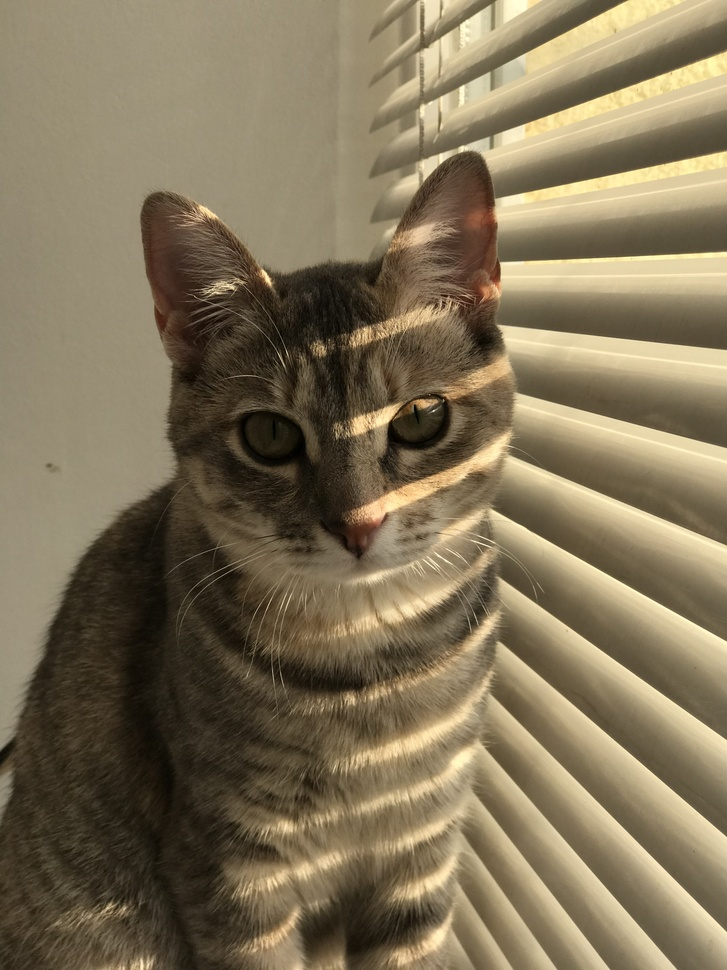
#> input picture lesson59/lyusya2.jpg, 727 x 970 px, shrunk from 3024 x 4032 before the run
$ jupyter execute task59.ipynb   (older library calls are emulated)
#> lines starting #> are read from the running program, lines starting #| are printed output that depends on the picture
[cell 1]
from PIL import Image, ImageEnhance
import numpy as np
import cv2
import matplotlib.pyplot as plt
import matplotlib.colors as clr

# Реалізуйте функцію для зчитування зображення з файлу та його відображення за допомогою бібліотеки OpenCV.

[cell 2]
def read(img):
#> called with img = 'lyusya2.jpg'
    img = cv2.imread(img)
#> img is the input picture: shape (970, 727, 3); mean B, G, R 88.6, 115.3, 128.7
    img_RGB = cv2.cvtColor(img, cv2.COLOR_BGR2RGB)
    plt.imshow(img_RGB)
    plt.axis('off')
    plt.show()
    return img_RGB

[cell 3]
image = read("lyusya2.jpg")

# Реалізуйте фільтр Собеля для зображення та відобразіть його результат.

[cell 4]
image0 = cv2.imread('lyusya2.jpg')

gray = cv2.cvtColor(image0, cv2.COLOR_RGB2GRAY)
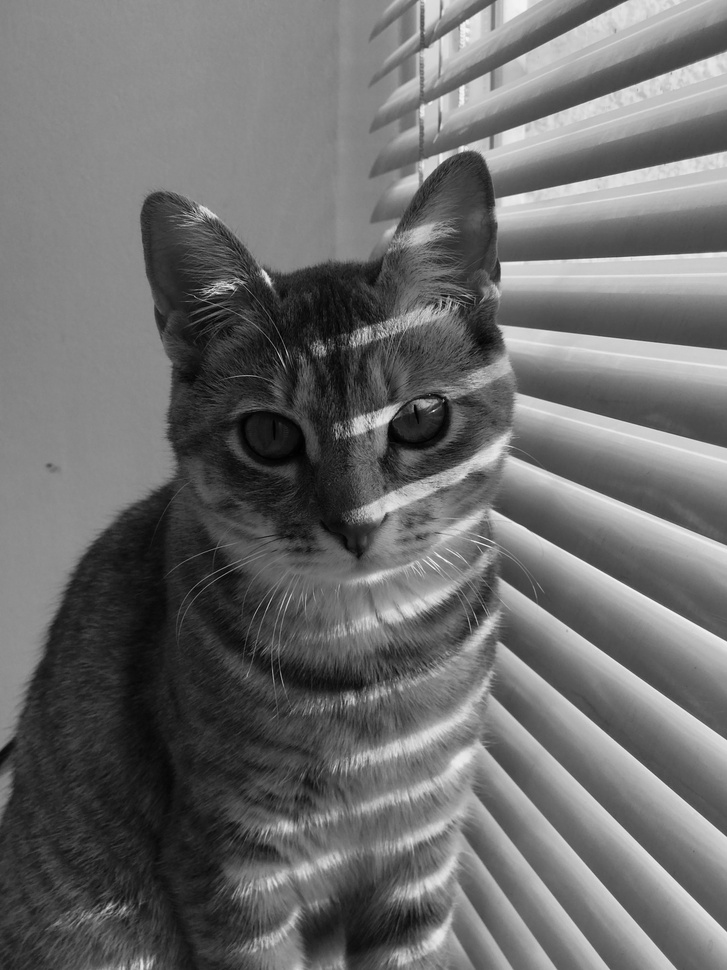
#> gray: shape (970, 727); min 0, max 244, mean 108.9

ddept=cv2.CV_16S

x = cv2.Sobel(gray, ddept, 1,0, ksize=3, scale=1)
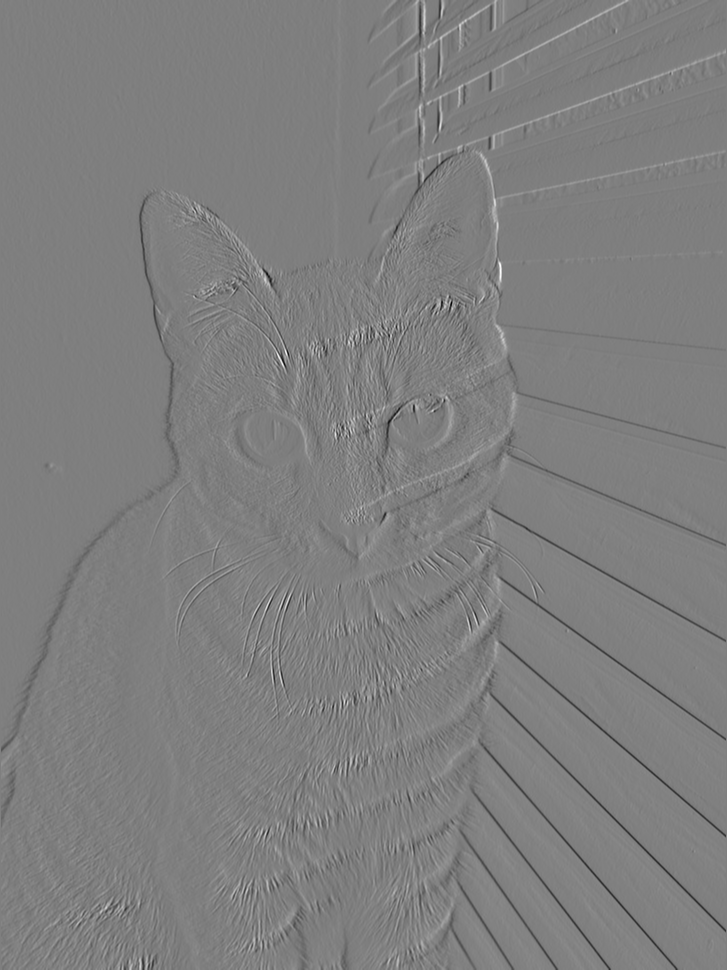
#> x: shape (970, 727) int16; min -648, max 652, mean 0.2; drawn with min black and max white
y = cv2.Sobel(gray, ddept, 0,1, ksize=3, scale=1)
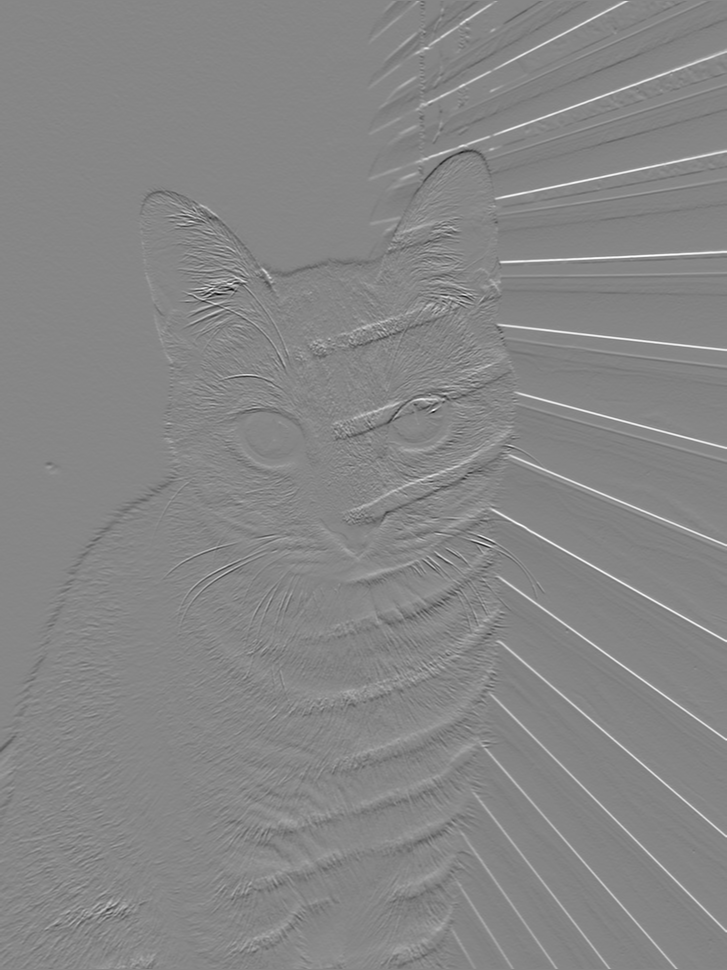
#> y: shape (970, 727) int16; min -719, max 642, mean -0.4; drawn with min black and max white

absx = cv2.convertScaleAbs(x)
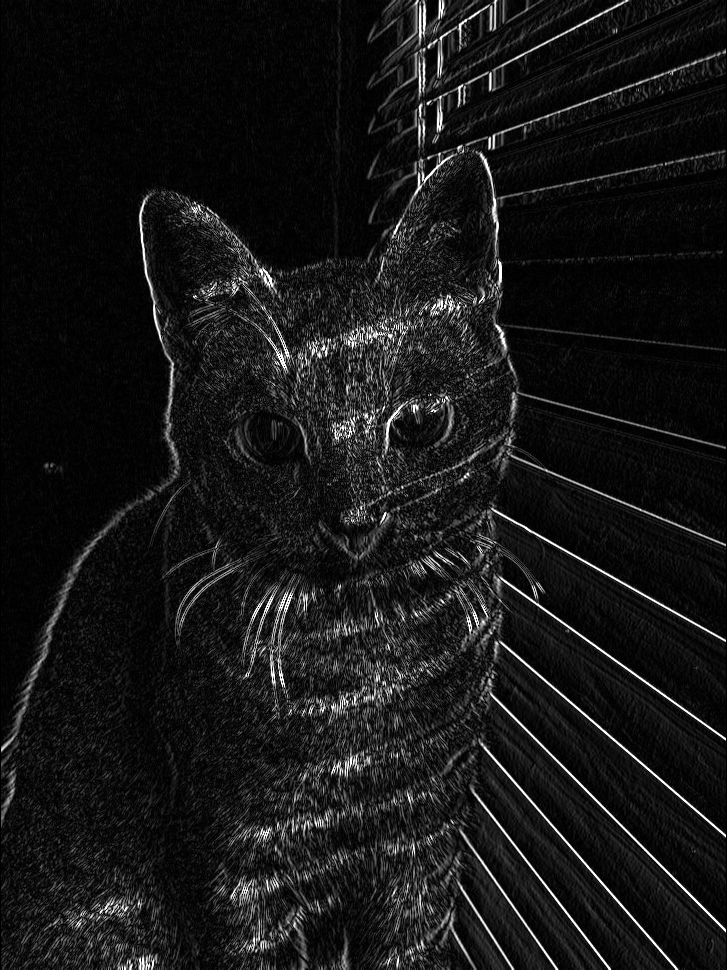
#> absx: shape (970, 727); min 0, max 255, mean 22.7
absy = cv2.convertScaleAbs(y)
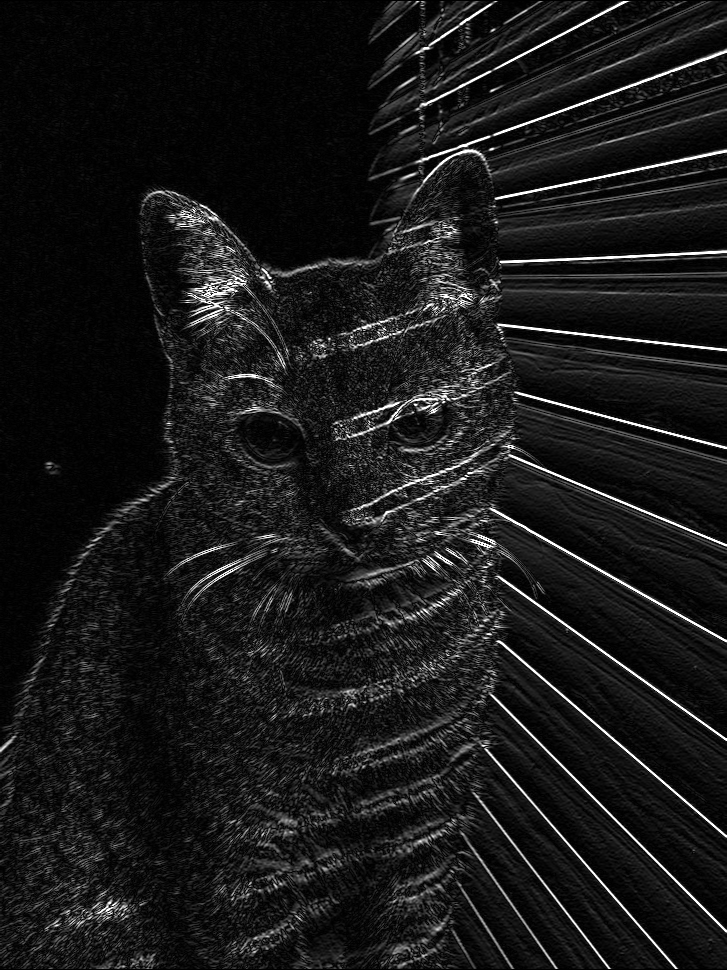
#> absy: shape (970, 727); min 0, max 255, mean 25.1

edge = cv2.addWeighted(absx, 0.5, absy, 0.5, 0)
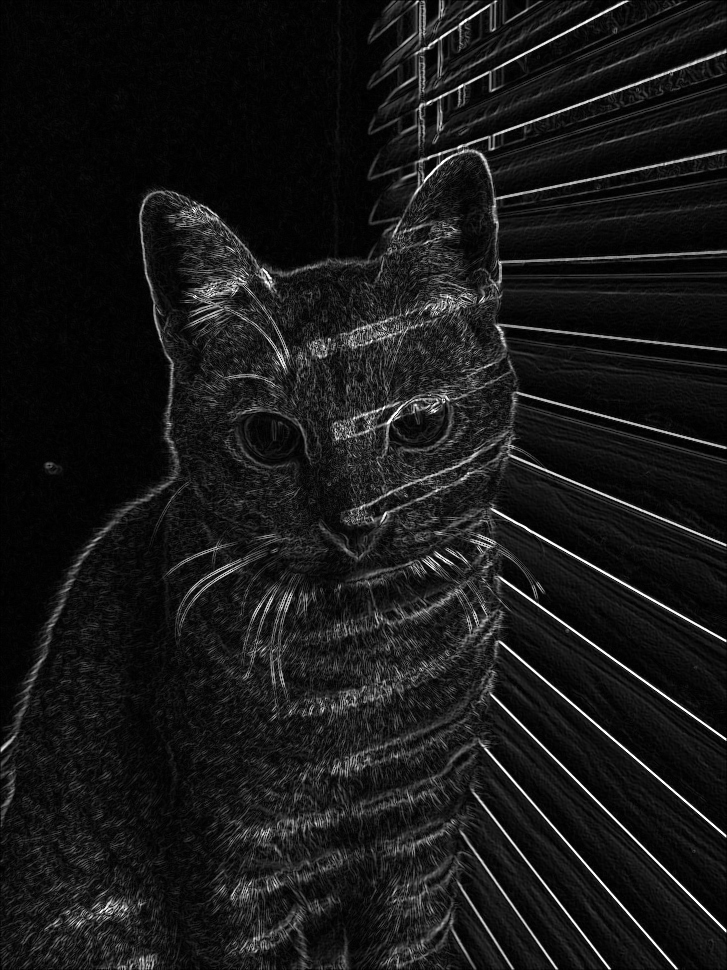
#> edge: shape (970, 727); min 0, max 255, mean 23.9

plt.imshow(edge, cmap='gray')
plt.axis('off')
plt.show()

# Реалізуйте медіанний фільтр для зображення та відобразіть його результат.

[cell 5]
image1 = cv2.imread('lyusya2.jpg')

dst = cv2.medianBlur(image1,5)

dst_RGB = cv2.cvtColor(dst, cv2.COLOR_BGR2RGB)

plt.axis('off')
plt.imshow(dst_RGB)
plt.show()

# Порівняння фільтрів

[cell 6]
fig = plt.figure(figsize=(10, 5))
ax = fig.add_subplot(121)
plt.imshow(edge, cmap='gray')
plt.title('Sobel')
plt.axis('off')

ax = fig.add_subplot(122)
plt.imshow(cv2.cvtColor(image1, cv2.COLOR_BGR2RGB))
plt.title('Median')
plt.axis('off')

plt.show()
